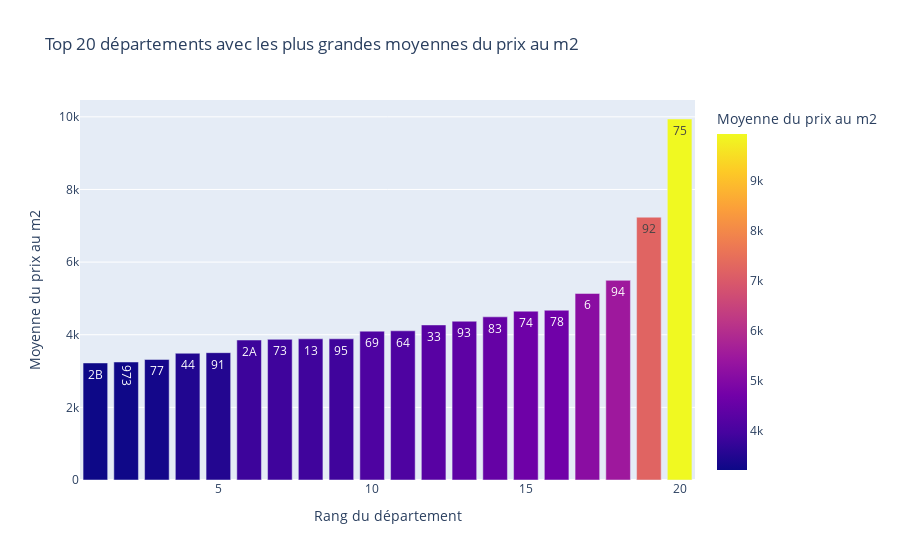

Notebook code cell kept with this figure:
### Markdown cell above
#### Prix moyen au mètre carré en fonction du département (top 20)

### Code cell
grouped_df = df_2022.groupby('code_departement')['prix_au_m2'].mean().reset_index()
top20_df = grouped_df.sort_values('prix_au_m2', ascending=False).head(20)
top20_df = top20_df.sort_values('prix_au_m2', ascending=True)
top20_df['x_axis_order'] = range(1, len(top20_df) + 1)
fig = px.bar(top20_df, x='x_axis_order', y='prix_au_m2', 
             color='prix_au_m2', 
             labels={'prix_au_m2':'Moyenne du prix au m2', 
                     'x_axis_order':'Rang du département'},
             title="Top 20 départements avec les plus grandes moyennes du prix au m2")
fig.update_traces(text=top20_df['code_departement'], textposition='inside')
fig.show()

### Figure 1 — Plotly figure (JSON) as saved in the notebook; plotly's stock layout.template omitted (floating-point values rounded to 4 significant figures)
{"data": [{"alignmentgroup": "True", "hovertemplate": "Rang du département=%{x}<br>Moyenne du prix au m2=%{marker.color}<extra></extra>", "legendgroup": "", "marker": {"color": [3223.0, 3250.0, 3319.0, 3490.0, 3506.0, 3854.0, 3873.0, 3888.0, 3888.0, 4098.0, 4108.0, 4270.0, 4372.0, 4493.0, 4649.0, 4675.0, 5137.0, 5497.0, 7237.0, 9940.0], "coloraxis": "coloraxis", "pattern": {"shape": ""}}, "name": "", "offsetgroup": "", "orientation": "v", "showlegend": false, "text": ["2B", 973, 77, 44, 91, "2A", 73, 13, 95, 69, 64, 33, 93, 83, 74, 78, 6, 94, 92, 75], "textposition": "inside", "type": "bar", "x": [1, 2, 3, 4, 5, 6, 7, 8, 9, 10, 11, 12, 13, 14, 15, 16, 17, 18, 19, 20], "xaxis": "x", "y": [3223.0, 3250.0, 3319.0, 3490.0, 3506.0, 3854.0, 3873.0, 3888.0, 3888.0, 4098.0, 4108.0, 4270.0, 4372.0, 4493.0, 4649.0, 4675.0, 5137.0, 5497.0, 7237.0, 9940.0], "yaxis": "y"}], "layout": {"barmode": "relative", "coloraxis": {"colorbar": {"title": {"text": "Moyenne du prix au m2"}}, "colorscale": [[0, "#0d0887"], [0.1111, "#46039f"], [0.2222, "#7201a8"], [0.3333, "#9c179e"], [0.4444, "#bd3786"], [0.5556, "#d8576b"], [0.6667, "#ed7953"], [0.7778, "#fb9f3a"], [0.8889, "#fdca26"], [1, "#f0f921"]]}, "legend": {"tracegroupgap": 0}, "title": {"text": "Top 20 départements avec les plus grandes moyennes du prix au m2"}, "xaxis": {"anchor": "y", "domain": [0, 1], "title": {"text": "Rang du département"}}, "yaxis": {"anchor": "x", "domain": [0, 1], "title": {"text": "Moyenne du prix au m2"}}}}
